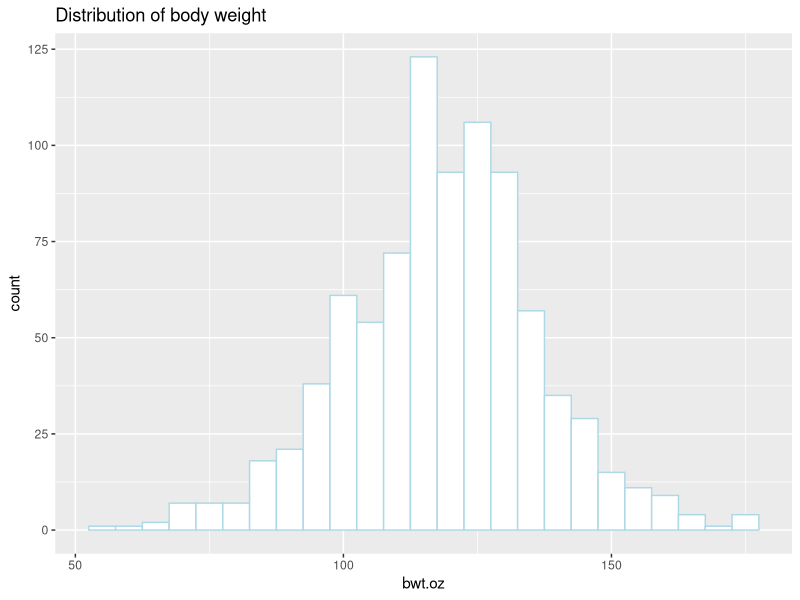
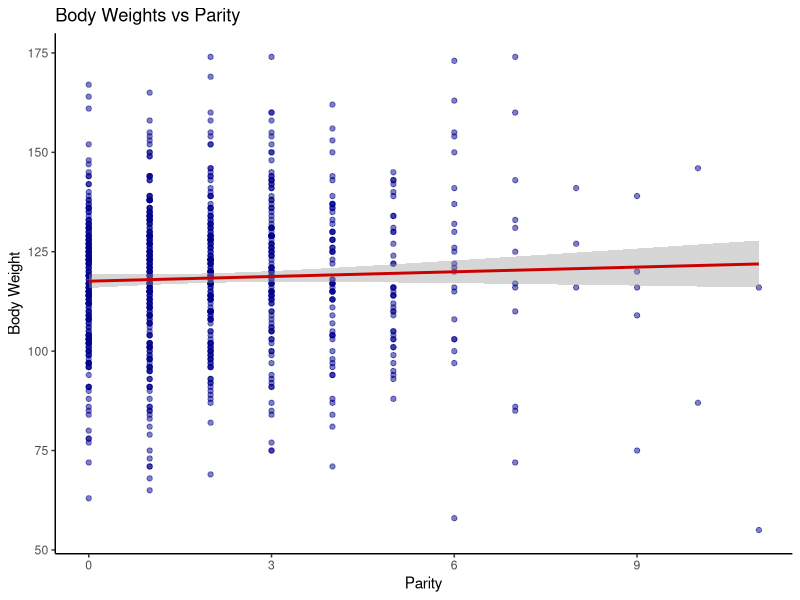
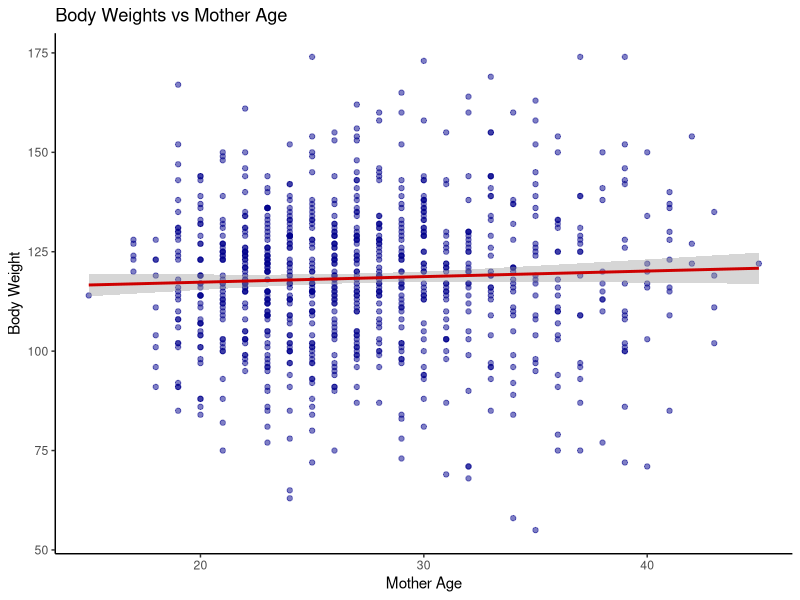
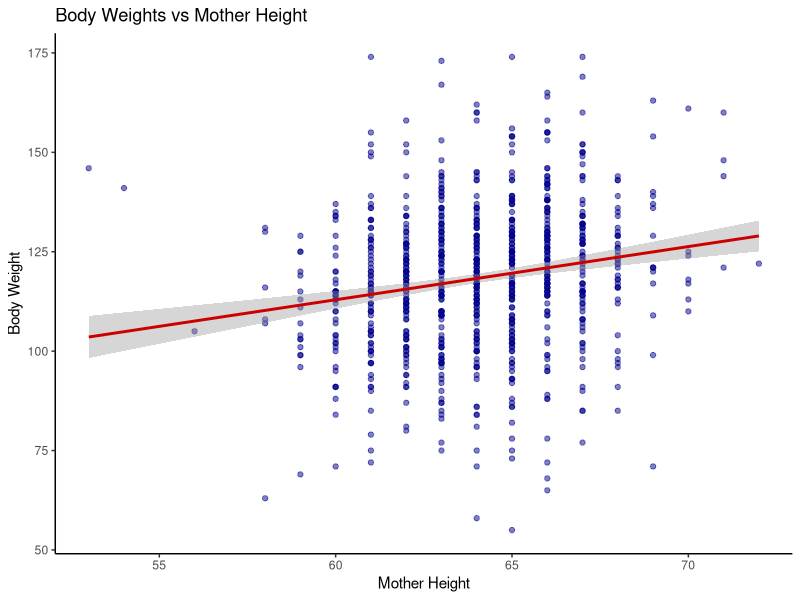
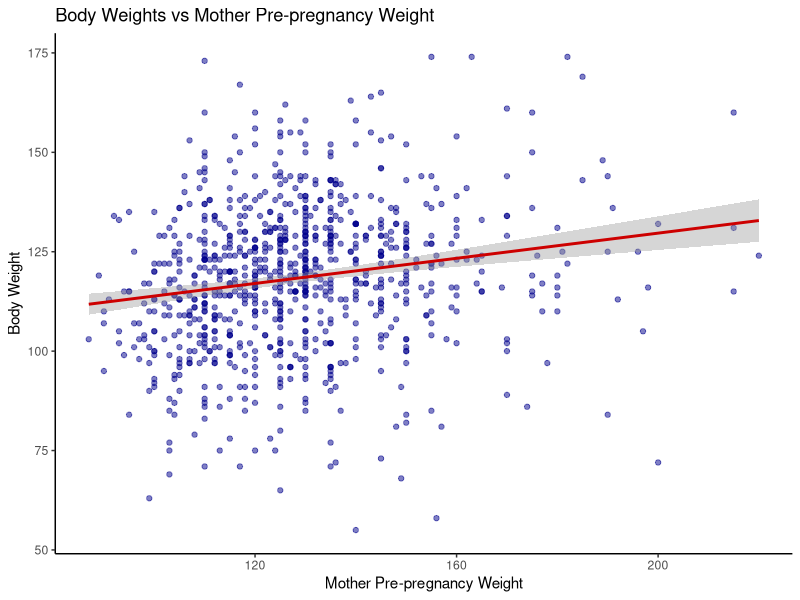
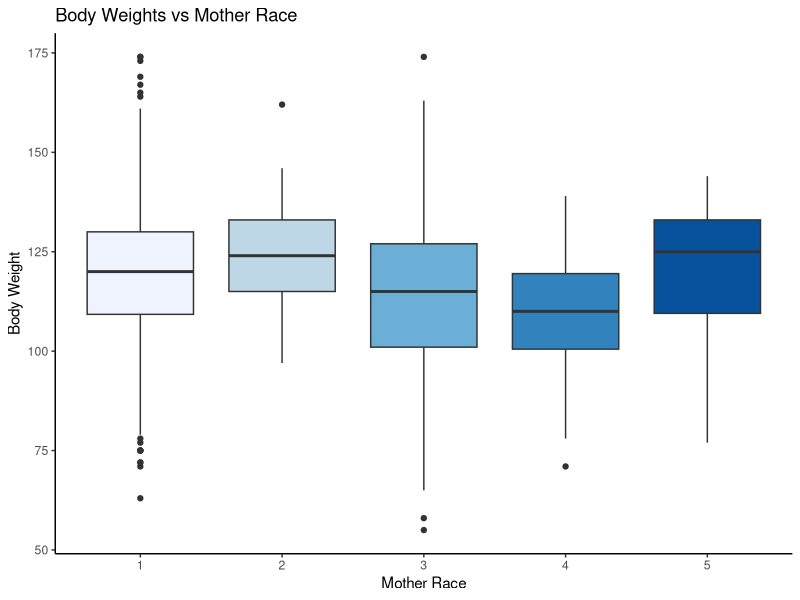
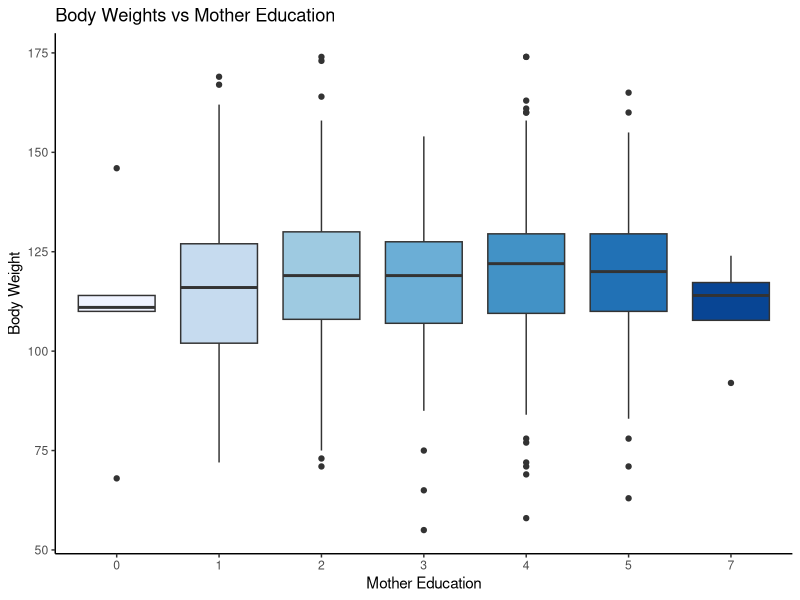
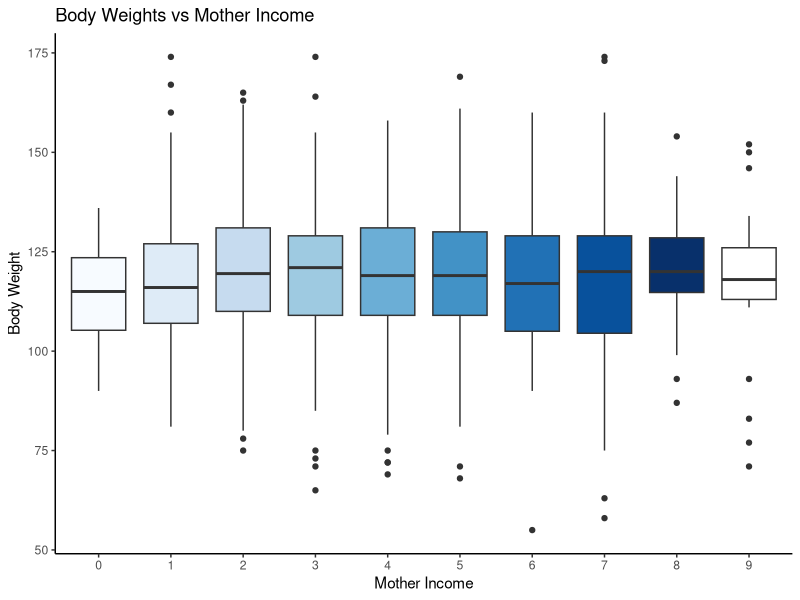

R code for these plots, in order:
# load libraries
library(ggplot2)
library(GGally)
library(knitr)
library(xtable)
library(rms)

# import data
babies_data <- read.csv('./smoking.csv')
# remove columns 
babies_data <- babies_data[, !names(babies_data) %in% c('id', 'date', 'gestation')]
# turn mother race into a factor variable
babies_data$mrace <- factor(babies_data$mrace)
levels(babies_data$mrace) <- list('1'=c('0','1','2','3','4','5'), '2'=c('6'), '3'=c('7'), '4'=c('8'), '5'=c('9'))
# turn mother edu into a factor variable
babies_data$med <- factor(babies_data$med)
# turn income and smoke to factor variable
babies_data$inc <- factor(babies_data$inc)
babies_data$smoke <-factor(babies_data$smoke)
# check if response variable is normal
ggplot(babies_data,aes(x=bwt.oz)) +
  geom_histogram(color = 'lightblue', fill = 'white', binwidth = 5) +
  labs(title="Distribution of body weight")
## the distribution looks normal

# explore the relationship between body weight and other discrete/continuous variables
ggplot(babies_data,aes(x=parity, y=bwt.oz)) +
  geom_point(alpha = .5,colour="blue4") +
  geom_smooth(method="lm",col="red3") + theme_classic() +
  labs(title="Body Weights vs Parity",x="Parity",y="Body Weight")
## seems to be a quadratic pattern
ggplot(babies_data,aes(x=mage, y=bwt.oz)) +
  geom_point(alpha = .5,colour="blue4") +
  geom_smooth(method="lm",col="red3") + theme_classic() +
  labs(title="Body Weights vs Mother Age",x="Mother Age",y="Body Weight")
## looks somewhat linear
ggplot(babies_data,aes(x=mht, y=bwt.oz)) +
  geom_point(alpha = .5,colour="blue4") +
  geom_smooth(method="lm",col="red3") + theme_classic() +
  labs(title="Body Weights vs Mother Height",x="Mother Height",y="Body Weight")
## looks like there might be a quadratic relationship
ggplot(babies_data,aes(x=mpregwt, y=bwt.oz)) +
  geom_point(alpha = .5,colour="blue4") +
  geom_smooth(method="lm",col="red3") + theme_classic() +
  labs(title="Body Weights vs Mother Pre-pregnancy Weight",x="Mother Pre-pregnancy Weight",y="Body Weight")
## looks like there is a linear relationship

# explore the relationship between body weight and other categorical/factor variables
ggplot(babies_data,aes(x=mrace, y=bwt.oz, fill=mrace)) +
  geom_boxplot() + #coord_flip() +
  scale_fill_brewer(palette="Blues") +
  labs(title="Body Weights vs Mother Race",x="Mother Race",y="Body Weight") + 
  theme_classic() + theme(legend.position="none")
## Looks like we may have some difference in the means, specifically for black and asian
ggplot(babies_data,aes(x=med, y=bwt.oz, fill=med)) +
  geom_boxplot() + #coord_flip() +
  scale_fill_brewer(palette="Blues") +
  labs(title="Body Weights vs Mother Education",x="Mother Education",y="Body Weight") + 
  theme_classic() + theme(legend.position="none")
## lower education seems to have a difference on the body weight
ggplot(babies_data,aes(x=inc, y=bwt.oz, fill=inc)) +
  geom_boxplot() + #coord_flip() +
  scale_fill_brewer(palette="Blues") +
  labs(title="Body Weights vs Mother Income",x="Mother Income",y="Body Weight") + 
  theme_classic() + theme(legend.position="none")
#@ the median weight looks somewhat close for each income level, lower income do have lower weights
ggplot(babies_data,aes(x=smoke, y=bwt.oz, fill=smoke)) +
  geom_boxplot() + #coord_flip() +
  scale_fill_brewer(palette="Blues") +
  labs(title="Body Weights vs Mother Smokes",x="Mother Smokes",y="Body Weight") + 
  theme_classic() + theme(legend.position="none")
## mothers who smokes tend to give birth to babes with lower weight

# need to now look at the interaction:
# weight and parity by mrace
ggplot(babies_data,aes(x=parity, y=bwt.oz)) +
  geom_point(alpha = .5,colour="blue4") +
  geom_smooth(method="lm",col="red3") + theme_classic() +
  labs(title="Body Weight vs Parity by Mother Race",x="Parity",y="Body Weight") +
  facet_wrap( ~ mrace,ncol=5)
## a lot of difference shown by race, there is an interaction
# weight and mage by mrace
ggplot(babies_data,aes(x=mage, y=bwt.oz)) +
  geom_point(alpha = .5,colour="blue4") +
  geom_smooth(method="lm",col="red3") + theme_classic() +
  labs(title="Body Weight vs Mother Age by Mother Race",x="Mother Age",y="Body Weight") +
  facet_wrap( ~ mrace,ncol=5)
## different pattern for race group 4, there is an interaction
# weight and mht by mrace
ggplot(babies_data,aes(x=mht, y=bwt.oz)) +
  geom_point(alpha = .5,colour="blue4") +
  geom_smooth(method="lm",col="red3") + theme_classic() +
  labs(title="Body Weight vs Mother Height by Mother Race",x="Mother Height",y="Body Weight") +
  facet_wrap( ~ mrace,ncol=5)
## different pattern for race group 4, there is an interaction
# weight and mpregwt by mrace
ggplot(babies_data,aes(x=mpregwt, y=bwt.oz)) +
  geom_point(alpha = .5,colour="blue4") +
  geom_smooth(method="lm",col="red3") + theme_classic() +
  labs(title="Body Weight vs Mother Pre-Praganancy Weight by Mother Race",x="Mother Pre-Praganancy Weight",y="Body Weight") +
  facet_wrap( ~ mrace,ncol=5)
## different pattern for race group 4, there is an interaction
# weight and med by mrace
ggplot(babies_data,aes(x=med, y=bwt.oz, fill=med)) +
  geom_boxplot() + #coord_flip() +
  scale_fill_brewer(palette="Blues") +
  labs(title="Body Weight vs Mother Education by Mother Race",x="Mother Education",y="Body Weight") + 
  theme_classic() + theme(legend.position="none") +
  facet_wrap( ~ mrace,ncol=5)
## different trends, there is an interaction
# weight and inc by mrace
ggplot(babies_data,aes(x=inc, y=bwt.oz, fill=inc)) +
  geom_boxplot() + #coord_flip() +
  scale_fill_brewer(palette="Blues") +
  labs(title="Body Weight vs Mother Income by Mother Race",x="Mother Income",y="Body Weight") + 
  theme_classic() + theme(legend.position="none") +
  facet_wrap( ~ mrace,ncol=5)
## different trends, there is an interaction
# weight and smoke by mrace
ggplot(babies_data,aes(x=smoke, y=bwt.oz, fill=smoke)) +
  geom_boxplot() + #coord_flip() +
  scale_fill_brewer(palette="Blues") +
  labs(title="Body Weight vs Smoke by Mother Race",x="Smoke",y="Body Weight") + 
  theme_classic() + theme(legend.position="none") +
  facet_wrap( ~ mrace,ncol=5)
## NO interaction


# weight and parity by smoke
ggplot(babies_data,aes(x=parity, y=bwt.oz)) +
  geom_point(alpha = .5,colour="blue4") +
  geom_smooth(method="lm",col="red3") + theme_classic() +
  labs(title="Body Weight vs Parity by Smoke",x="Parity",y="Body Weight") +
  facet_wrap( ~ smoke,ncol=2)
## looks ok, same pattern
# weight and mage by smoke
ggplot(babies_data,aes(x=mage, y=bwt.oz)) +
  geom_point(alpha = .5,colour="blue4") +
  geom_smooth(method="lm",col="red3") + theme_classic() +
  labs(title="Body Weight vs Mother Age by Smoke",x="Mother Age",y="Body Weight") +
  facet_wrap( ~ smoke,ncol=2)
## looks ok, same pattern
# weight and mht by smoke
ggplot(babies_data,aes(x=mht, y=bwt.oz)) +
  geom_point(alpha = .5,colour="blue4") +
  geom_smooth(method="lm",col="red3") + theme_classic() +
  labs(title="Body Weight vs Mother Height by Smoke",x="Mother Height",y="Body Weight") +
  facet_wrap( ~ smoke,ncol=2)
## looks ok, same pattern
# weight and mpregwt by smoke
ggplot(babies_data,aes(x=mpregwt, y=bwt.oz)) +
  geom_point(alpha = .5,colour="blue4") +
  geom_smooth(method="lm",col="red3") + theme_classic() +
  labs(title="Body Weight vs Mother Pre-Praganancy Weight by Smoke",x="Mother Pre-Praganancy Weight",y="Body Weight") +
  facet_wrap( ~ smoke,ncol=2)
## looks ok, same pattern
# weight and mrace by smoke
ggplot(babies_data,aes(x=mrace, y=bwt.oz, fill=mrace)) +
  geom_boxplot() + #coord_flip() +
  scale_fill_brewer(palette="Blues") +
  labs(title="Body Weight vs Mother Race by Smoke",x="Mother Race",y="Body Weight") + 
  theme_classic() + theme(legend.position="none") +
  facet_wrap( ~ smoke,ncol=2)
## there is an interaction
# weight and med by smoke
ggplot(babies_data,aes(x=med, y=bwt.oz, fill=med)) +
  geom_boxplot() + #coord_flip() +
  scale_fill_brewer(palette="Blues") +
  labs(title="Body Weight vs Mother Education by Smoke",x="Mother Education",y="Body Weight") + 
  theme_classic() + theme(legend.position="none") +
  facet_wrap( ~ smoke,ncol=2)
## there is NO interaction
# weight and income by smoke
ggplot(babies_data,aes(x=inc, y=bwt.oz, fill=inc)) +
  geom_boxplot() + #coord_flip() +
  scale_fill_brewer(palette="Blues") +
  labs(title="Body Weight vs Mother Income by Smoke",x="Mother Income",y="Body Weight") + 
  theme_classic() + theme(legend.position="none") +
  facet_wrap( ~ smoke,ncol=2)
## there is an interaction

# center mage, mht, mpregwt
babies_data$magec <- babies_data$mage - mean(babies_data$mage)
babies_data$mhtc <- babies_data$mht - mean(babies_data$mht)
babies_data$mpregwtc <- babies_data$mpregwt - mean(babies_data$mpregwt)
# fit a linear model using the original variables
babies_model <- lm(bwt.oz ~ parity + mrace + magec + med + mhtc + mpregwtc + inc + smoke, data = babies_data)
summary(babies_model)
# assess normality
plot(babies_model, which = 2, col = c('blue4')) ##  normality assumption holds
# assess linearity
ggplot(babies_data,aes(x=parity, y=babies_model$residual)) +
  geom_point(alpha = .7) + 
  geom_hline(yintercept=0,col="red3") + 
  theme_classic() + 
  labs(title="Residuals vs Parity",x="Parity",y="Residuals") ## need a quadratic term
ggplot(babies_data,aes(x=magec, y=babies_model$residual)) +
  geom_point(alpha = .7) + 
  geom_hline(yintercept=0,col="red3") + 
  theme_classic() + 
  labs(title="Residuals vs Mother Age (Centered)",x="Mother Age (Centered)",y="Residuals") ## no pattern
ggplot(babies_data,aes(x=mhtc, y=babies_model$residual)) +
  geom_point(alpha = .7) + 
  geom_hline(yintercept=0,col="red3") + 
  theme_classic() + 
  labs(title="Residuals vs Mother Height (Centered)",x="Mother Height (Centered)",y="Residuals") ## need a log term
ggplot(babies_data,aes(x=mpregwtc, y=babies_model$residual)) +
  geom_point(alpha = .7) + 
  geom_hline(yintercept=0,col="red3") + 
  theme_classic() + 
  labs(title="Residuals vs Mother Prep-pregnancy Weight (Centered)",x="Mother Prep-pregnancy Weight (Centered)",y="Residuals") ## no pattern
# access independence and equal variance
plot(babies_model, which = 1, col = c('blue4')) ## no obvious patterns and the points look equally spread out
## The regression assumptions are met. The model summary shows that some predictors are statistically significant. Namely, they are mrace, mhtc, mpregwtc and smoke. Even though other predictor variables don't show any statistical significance, it could that the linear relationship between each one of these variable is not strong enough to be detected by this sample. Next, I will perform model selection, with null_model only capturing the two predictors that we or our client care about - mrace and smoke. And the full_model will include all main effects as well as the interactions that we deemed important through visual inspection. If the any variables that were previously determined to be statistically significant are removed thorugh the model selection process, we will perform F-test on these terms to evaluate their significance.


# model selection using forward selection selection, with AIC as the criterion
null_model <- lm(bwt.oz ~ mrace + smoke, data = babies_data)
full_model <- lm(bwt.oz ~ parity + mrace + magec + med + mhtc + mpregwtc + inc + smoke + parity*mrace + magec*mrace + mhtc*mrace + mpregwtc*mrace + med*mrace + inc*mrace + mrace*smoke + inc*smoke, data = babies_data)
model_forward <- step(null_model, scope = formula(full_model), direction = 'forward', trace = 0)
model_forward$call
# repeat the process using stepwise selection
model_stepwise <- step(null_model, scope = formula(full_model),direction="both", trace=0)
model_stepwise$call
## both model shows the same result
# check model assumption of the produced model
model_select = lm(formula = bwt.oz ~ mrace + smoke + mpregwtc + mhtc + parity + mrace*mhtc, data = babies_data)
plot(model_select, which = 2, col = c('blue4')) ## normality assumption holds
ggplot(babies_data,aes(x=mpregwtc, y=model_select$residual)) +
  geom_point(alpha = .7) + 
  geom_hline(yintercept=0,col="red3") + 
  theme_classic() + 
  labs(title="Residuals vs Mother Prep-pregnancy Weight (Centered)",x="Mother Prep-pregnancy Weight (Centered)",y="Residuals")## no pattern
ggplot(babies_data,aes(x=mhtc, y=model_select$residual)) +
  geom_point(alpha = .7) + 
  geom_hline(yintercept=0,col="red3") + 
  theme_classic() + 
  labs(title="Residuals vs Mother Height (Centered)",x="Mother Height (Centered)",y="Residuals")## no pattern
ggplot(babies_data,aes(x=parity, y=model_select$residual)) +
  geom_point(alpha = .7) + 
  geom_hline(yintercept=0,col="red3") + 
  theme_classic() + 
  labs(title="Residuals vs Parity",x="Parity",y="Residuals")## no pattern
plot(model_select, which = 1, col = c('blue4'))
## all model assumptions are valid

# check if parity important
model_select_2 = lm(formula = bwt.oz ~ mrace + smoke + mpregwtc + mhtc + mrace*mhtc, data = babies_data)
anova(model_select_2, model_select)
## the p-value is 0.0725, which is greater than 0.05, fail to reject null hypothesis, keep model_select

# based on EDA, check if interactions with smoke are significant
model_select_3 = lm(formula = bwt.oz ~ mrace + smoke + mpregwtc + mhtc + mrace*mhtc + mrace*smoke + inc*smoke, data = babies_data)
anova(model_select_3, model_select)
## the p-value is 0.5584, which is greater than 0.05, fail to reject null hypothesis, keep model_select
# repeat the same process for interactions with mrace
model_select_4 = lm(formula = bwt.oz ~ mrace + smoke + mpregwtc + mhtc + parity + mrace*mhtc + parity*mrace + magec*mrace + mpregwtc*mrace + med*mrace + inc*mrace, data = babies_data)
anova(model_select_4, model_select)
## the p-value is 0.608, which is greater than 0.05, fail to reject null hypothesis, keep model_select
## so the final model would contain 6 predictors, which are mrace, smoke, mpregwtc, mhtc, parity and an interaction term mrace*mhtc. We can check the model summary
summary(model_select)
## Most variables are significant at 0.05, parity is significant at 0.1

# check for outliers, leverage point and influence points
plot(model_select, which = 5, col = c('blue4'))
## there are lots of outliers in the sample. There is also a high leverage point labeled 510, but its cook's distance is below 0.5, so it will be kept.
# check multicolinearity
vif(model_select)
## the result shows there is light to moderate correlation, and it's not worth noting
